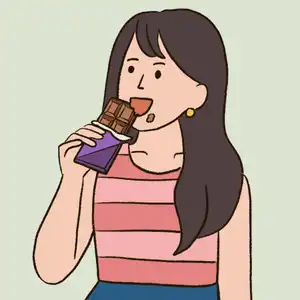
#> input picture app/anim2/image13.webp, 300 x 300 px
$ python audit.py
#> lines starting #> are read from the running program, lines starting #| are printed output that depends on the picture
#!/usr/bin/env python3
"""Аудит качества «Речки»: звуки, картинки, прохождение игр на экране телефона.

Запуск:  python3 tools/audit.py [--only assets|ui] [--root DIR] [--games 1,5] [--mic]
Результат: audit-out/ (report.md, audio.csv, images.csv, ui.json, contact-sheet.png, ui/NN-*/)
Подробности — в AUDIT.md. Это отправная точка: пороги и эвристики можно подстраивать.
"""
import argparse, base64, csv, functools, hashlib, http.server, io, json, os, random, re
import shutil, socketserver, statistics, subprocess, sys, threading, time
from pathlib import Path

REPO = Path(__file__).resolve().parent.parent
SKIP_DIRS = {".git", "node_modules", "audit-out", "__pycache__", ".venv", "venv"}
IMG_EXT = {".png", ".jpg", ".jpeg", ".webp", ".gif"}
AUD_EXT = {".mp3", ".ogg", ".oga", ".wav", ".m4a", ".aac", ".webm", ".opus", ".flac"}
DATA_URI = re.compile(rb"data:(image|audio)/([a-zA-Z0-9.+-]+);base64,([A-Za-z0-9+/=]{200,})")

# Пороги (см. AUDIT.md)
TH = dict(
    lufs_dev=4.0,          # отклонение от медианы группы, LU
    lufs_quiet=-32.0, lufs_loud=-12.0,  # абсолютные пределы громкости
    peak_max=-1.0,         # dBFS
    lead_sil=0.15, lead_sil_short=0.08, tail_sil=0.30,  # с
    dur_effect=1.5, dur_long=4.0,                       # с
    img_kb=300, img_side_max=2048, img_side_min=160,
    img_empty_margin=0.45,  # доля пустой площади вокруг предмета
    img_sharp_min=6.0,      # ниже — вероятно размыто (эвристика)
    tap_min=48, react_ok=150, react_max=300,            # px, мс
    upscale=0.8, overscale=3.0,
)


def log(*a):
    print(*a, flush=True)


# ---------------------------------------------------------------- поиск медиа
def collect_media(out: Path):
    """Файлы звуков/картинок + встроенные data:URI из .js/.html. Встроенные распаковываются в out/embedded."""
    emb = out / "embedded"
    emb.mkdir(parents=True, exist_ok=True)
    items, seen = [], set()
    for root, dirs, files in os.walk(REPO):
        dirs[:] = [d for d in dirs if d not in SKIP_DIRS]
        for f in files:
            p = Path(root) / f
            ext = p.suffix.lower()
            rel = str(p.relative_to(REPO))
            if ext in IMG_EXT or ext in AUD_EXT:
                kind = "image" if ext in IMG_EXT else "audio"
                if ext == ".webm" and "video" in rel.lower():
                    continue
                items.append(dict(kind=kind, path=p, name=rel, src=rel))
            elif ext in {".js", ".html", ".htm", ".css", ".json"}:
                try:
                    data = p.read_bytes()
                except OSError:
                    continue
                for m in DATA_URI.finditer(data):
                    kind, sub, b64 = m.group(1).decode(), m.group(2).decode().lower(), m.group(3)
                    h = hashlib.sha1(b64).hexdigest()[:10]
                    if h in seen:
                        continue
                    seen.add(h)
                    # ближайший ключ перед data: — для понятного имени
                    before = data[max(0, m.start() - 120):m.start()].decode("utf-8", "ignore")
                    keys = re.findall(r"[\"']?([\w\u0400-\u04FF.\- ]{2,40})[\"']?\s*[:=]\s*[\"'`]?$", before)
                    label = (keys[-1] if keys else "") or "item"
                    label = re.sub(r"[^\w\u0400-\u04FF.-]+", "_", label).strip("_")[:40] or "item"
                    ext2 = {"jpeg": "jpg", "svg+xml": "svg", "mpeg": "mp3", "x-wav": "wav", "wave": "wav"}.get(sub, sub)
                    fp = emb / f"{label}-{h}.{ext2}"
                    try:
                        fp.write_bytes(base64.b64decode(b64))
                    except Exception:
                        continue
                    items.append(dict(kind=kind, path=fp, name=f"{label} ({fp.name})", src=rel))
#> pass 2 of the loop in collect_media, `for root, dirs, files in os.walk(REPO):`:
    return items


# ---------------------------------------------------------------- звуки
def _ff(args):
    r = subprocess.run(["ffmpeg", "-hide_banner", "-nostats", *args], capture_output=True, text=True)
    return r.stderr


# [103 lines left out: functions audio_info, audio_group, check_audio, not called in this run]


# ---------------------------------------------------------------- картинки
def check_images(items):
    from PIL import Image, ImageFilter, ImageStat
    rows = []
    for i in items:
        p = i["path"]
        r = dict(name=i["name"], src=i["src"], kb=round(p.stat().st_size / 1024, 1))
        f = []
        if p.suffix.lower() == ".svg":
            r["flags"] = ""
            rows.append(r)
            continue
        try:
            im = Image.open(p)
#> im is the input picture: PIL image 300x300 RGBA; mean R, G, B, A 190.8, 175.4, 162.7, 255
            im.load()
        except Exception:
            r["flags"] = "не открывается"
            rows.append(r)
            continue
        w, h = im.size
#> w = 300; h = 300
        r.update(w=w, h=h, mode=im.mode)
        if r["kb"] > TH["img_kb"]:
            f.append(f"тяжёлая ({r['kb']:.0f} КБ)")
        if max(w, h) > TH["img_side_max"]:
            f.append(f"очень большая ({w}×{h})")
        if max(w, h) < TH["img_side_min"]:
            f.append(f"маленькая ({w}×{h}) — может быть размытой")
        if im.mode in ("RGBA", "LA", "P"):
            a = im.convert("RGBA").getchannel("A").point(lambda v: 255 if v > 8 else 0)
#> a: PIL image 300x300 L; every value is 255
            bb = a.getbbox()
#> bb = (0, 0, 300, 300)
            if bb:
                fill = (bb[2] - bb[0]) * (bb[3] - bb[1]) / (w * h)
#> fill = 1
                r["content_share"] = round(fill, 2)
                if 1 - fill > TH["img_empty_margin"]:
                    f.append(f"пустые поля {round((1 - fill) * 100)}% — предмет мелкий")
        g = im.convert("L")
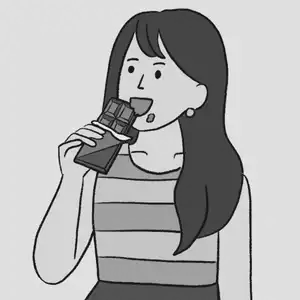
#> g: PIL image 300x300 L; min 0, max 255, mean 178.4
        g.thumbnail((256, 256))
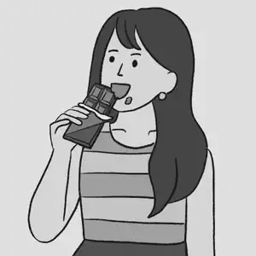
#> g: PIL image 256x256 L; min 0, max 252, mean 178.4
        sharp = ImageStat.Stat(g.filter(ImageFilter.FIND_EDGES)).stddev[0]
#> sharp = 63.22
        r["sharpness"] = round(sharp, 1)
        if sharp < TH["img_sharp_min"]:
            f.append("возможно размыта")
        r["flags"] = "; ".join(f)
        rows.append(r)
#> pass 2 of the loop in check_images, `for i in items:`:
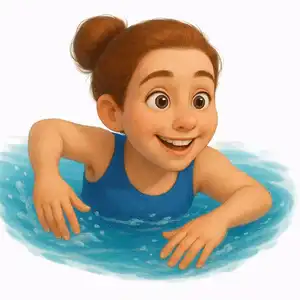
#> input picture app/anim/a_0313c1a67bf9.webp, 300 x 300 px
#> in check_images, im is the input picture: PIL image 300x300 RGBA; mean R, G, B, A 192, 185.1, 173.5, 255
#> in check_images, `g = im.convert("L")`:
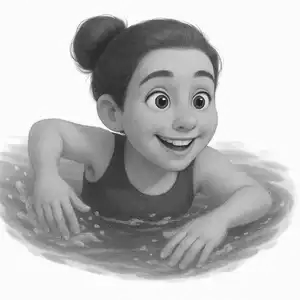
#> g: PIL image 300x300 L; min 22, max 255, mean 185.7
#> sharp = 38.89
#> in main, `images = check_images([m for m in media if m["kind"] == "image"])`: images = 2 items
    return rows


# ---------------------------------------------------------------- сервер
def find_root(arg):
    if arg:
        return (REPO / arg).resolve()
    for c in ["dist", "build", "site", "public", "app", ".", "src"]:
        if (REPO / c / "index.html").exists():
            return (REPO / c).resolve()
    hits = sorted(REPO.glob("**/index.html"), key=lambda p: len(p.parts))
    hits = [h for h in hits if not (set(h.relative_to(REPO).parts) & SKIP_DIRS)]
    if hits:
        return hits[0].parent
    return None


# [14 lines left out: function serve, not called in this run]


# ---------------------------------------------------------------- игры
JS_CANDIDATES = r"""
([sel, minSize]) => {
  const vis = e => { const r = e.getBoundingClientRect(), s = getComputedStyle(e);
    return r.width > 0 && r.height > 0 && s.visibility !== 'hidden' && s.display !== 'none' &&
      +s.opacity > 0.05 && r.bottom > 0 && r.right > 0 && r.top < innerHeight && r.left < innerWidth; };
  let els;
  if (sel) els = [...document.querySelectorAll(sel)];
  else els = [...document.querySelectorAll('button,a,[onclick],[role=button],[data-game],[data-id],[draggable=true],.tile,.card,.btn,img,div,span')]
    .filter(e => { const s = getComputedStyle(e);
      return e.matches('button,a,[onclick],[role=button],[data-game],.tile,.card,.btn') || s.cursor === 'pointer' ||
             typeof e.onclick === 'function' || typeof e.onpointerdown === 'function' || typeof e.ontouchstart === 'function'; });
  els = els.filter(vis).filter(e => { const r = e.getBoundingClientRect(); return r.width >= minSize && r.height >= minSize; });
  els = els.filter(e => !els.some(o => o !== e && o.contains(e)));   // только самые внешние
  return els.map((e, i) => { const r = e.getBoundingClientRect();
    return {i, x: r.left + r.width / 2, y: r.top + r.height / 2, w: r.width, h: r.height,
            text: (e.innerText || e.getAttribute('aria-label') || e.title || e.alt || '').trim().replace(/\s+/g, ' ').slice(0, 40),
            id: e.id || '', cls: (typeof e.className === 'string' ? e.className : '').slice(0, 60)}; });
}
"""

JS_LAYOUT = r"""
([tapMin, up, over]) => {
  const dpr = devicePixelRatio, out = {overflowX: document.documentElement.scrollWidth > innerWidth + 1,
    offscreen: [], smallTap: [], upscaled: [], overscaled: [], smallText: []};
  const vis = e => { const r = e.getBoundingClientRect(), s = getComputedStyle(e);
    return r.width > 0 && r.height > 0 && s.visibility !== 'hidden' && s.display !== 'none' && +s.opacity > 0.05; };
  const name = e => (e.id ? '#' + e.id : '') + (typeof e.className === 'string' && e.className ? '.' + e.className.split(/\s+/).slice(0,2).join('.') : '') || e.tagName.toLowerCase();
  for (const e of document.querySelectorAll('body *')) {
    if (!vis(e)) continue;
    const r = e.getBoundingClientRect(), s = getComputedStyle(e);
    if (s.position !== 'fixed' && (r.right > innerWidth + 2 || r.left < -2) && r.width < innerWidth * 1.5 && r.top < innerHeight)
      out.offscreen.push(name(e));
    const clickable = e.matches('button,a,[onclick],[role=button]') || s.cursor === 'pointer';
    if (clickable && (r.width < tapMin || r.height < tapMin) && r.top < innerHeight)
      out.smallTap.push(`${name(e)} ${Math.round(r.width)}×${Math.round(r.height)}`);
    if (e.tagName === 'IMG' && e.naturalWidth && r.top < innerHeight) {
      const need = r.width * dpr, nm = (e.currentSrc || e.src || '').slice(0, 80).replace(/^data:([^;]+);base64,.*/, 'data:$1');
      if (e.naturalWidth < need * up) out.upscaled.push(`${nm} ${e.naturalWidth}px → нужно ${Math.round(need)}px`);
      if (e.naturalWidth > need * over && e.naturalWidth > 600) out.overscaled.push(`${nm} ${e.naturalWidth}px на ${Math.round(r.width)}px`);
    }
    if (e.childNodes.length && [...e.childNodes].some(n => n.nodeType === 3 && n.textContent.trim()) && parseFloat(s.fontSize) < 14)
      out.smallText.push(`${name(e)} ${s.fontSize}`);
  }
  for (const k of ['offscreen','smallTap','upscaled','overscaled','smallText']) out[k] = [...new Set(out[k])].slice(0, 15);
  return out;
}
"""


# [20 lines left out: functions _png_diff, measure_reaction, not called in this run]


def slug(s):
    s = re.sub(r"[^\w\u0400-\u04FF]+", "-", s or "").strip("-").lower()
    return s[:30] or "game"


def run_ui(args, out: Path):
    from playwright.sync_api import sync_playwright
    root = find_root(args.root)
    if not root:
        log("! Не нашёл index.html. Соберите приложение и укажите --root.")
        return None
    log(f"Приложение: {root.relative_to(REPO) if root != REPO else '.'}")
    srv, url = serve(root)
    w, h = (int(v) for v in args.size.lower().split("x"))
    uidir = out / "ui"
    uidir.mkdir(parents=True, exist_ok=True)
    rnd = random.Random(args.seed)
    launch_args = ["--autoplay-policy=no-user-gesture-required"]
    if args.mic:
        launch_args += ["--use-fake-ui-for-media-stream", "--use-fake-device-for-media-stream"]
    result = dict(url=url, size=args.size, mic=args.mic, home={}, games=[])

    # [14 lines left out: functions new_ctx, attach_logs, not called in this run]

    with sync_playwright() as pw:
        browser = pw.chromium.launch(args=launch_args)
        # --- главный экран
        ctx = new_ctx(browser)
        page = ctx.new_page()
        logs = []
        attach_logs(page, logs)
        t0 = time.perf_counter()
        page.goto(url, wait_until="load")
        page.wait_for_timeout(args.wait)
        result["home"]["load_ms"] = round((time.perf_counter() - t0) * 1000)
        page.screenshot(path=str(uidir / "00-home.png"))
        page.screenshot(path=str(uidir / "00-home-full.png"), full_page=True)
        tiles = page.evaluate(JS_CANDIDATES, [args.tile_selector, 56])
        tiles = [t for t in tiles if t["w"] * t["h"] < w * h * 0.6]
        result["home"].update(layout=page.evaluate(JS_LAYOUT, [TH["tap_min"], TH["upscale"], TH["overscale"]]),
                              console=logs, tiles=[{k: t[k] for k in ("text", "id", "cls", "w", "h")} for t in tiles])
        # плитки ниже экрана: прокрутка
        full_h = page.evaluate("document.documentElement.scrollHeight")
        ctx.close()
        log(f"Главный экран: найдено плиток {len(tiles)} (высота страницы {full_h}px)")
        if not tiles:
            log("! Плитки игр не найдены. Укажите --tile-selector (см. src/body.html).")

        wanted = None
        if args.games:
            wanted = {int(x) for x in args.games.split(",") if x.strip()}
        for n, tile in enumerate(tiles, 1):
            if wanted and n not in wanted:
                continue
            gdir = uidir / f"{n:02d}-{slug(tile['text'] or tile['id'] or tile['cls'])}"
            if gdir.exists():
                shutil.rmtree(gdir)
            gdir.mkdir()
            vdir = gdir / "_v"
            ctx = new_ctx(browser, vdir)
            page = ctx.new_page()
            logs = []
            attach_logs(page, logs)
            g = dict(n=n, tile=tile["text"] or tile["id"] or tile["cls"], dir=gdir.name, steps=[], console=logs)
            try:
                page.goto(url, wait_until="load")
                page.wait_for_timeout(args.wait)
                cur = page.evaluate(JS_CANDIDATES, [args.tile_selector, 56])
                cur = [t for t in cur if t["w"] * t["h"] < w * h * 0.6]
                if n - 1 >= len(cur):
                    raise RuntimeError("плитка пропала при повторной загрузке")
                t = cur[n - 1]
                if t["y"] > h - 10:
                    page.mouse.wheel(0, t["y"] - h / 2)
                    page.wait_for_timeout(400)
                    cur = page.evaluate(JS_CANDIDATES, [args.tile_selector, 56])
                    cur = [c for c in cur if c["w"] * c["h"] < w * h * 0.6]
                    t = cur[n - 1]
                g["enter_reaction_ms"] = measure_reaction(page, t["x"], t["y"])
                for ms, tag in ((300, "a"), (1200, "b"), (3000, "c")):
                    page.wait_for_timeout(ms if tag == "a" else ms - prev)
                    prev = ms
                    page.screenshot(path=str(gdir / f"enter-{tag}-{ms}ms.png"))
                g["layout"] = page.evaluate(JS_LAYOUT, [TH["tap_min"], TH["upscale"], TH["overscale"]])
                # несколько нажатий по карточкам
                for s in range(args.steps):
                    cands = page.evaluate(JS_CANDIDATES, [args.card_selector, 40])
                    # верхняя полоса (назад, шестерёнка) — мелкие кнопки выше 60 px не трогаем
                    cands = [c for c in cands if (c["y"] > 60 or c["h"] > 80) and c["w"] * c["h"] < w * h * 0.5]
                    if not cands:
                        page.wait_for_timeout(1500)
                        page.screenshot(path=str(gdir / f"step{s + 1}-nocards.png"))
                        g["steps"].append(dict(step=s + 1, note="нет карточек для нажатия"))
                        continue
                    c = rnd.choice(cands)
                    react = measure_reaction(page, c["x"], c["y"])
                    page.wait_for_timeout(250)
                    page.screenshot(path=str(gdir / f"step{s + 1}-after250ms.png"))
                    page.wait_for_timeout(1500)
                    page.screenshot(path=str(gdir / f"step{s + 1}-after1750ms.png"))
                    g["steps"].append(dict(step=s + 1, tapped=c["text"] or c["cls"], cards=len(cands), reaction_ms=react))
                    # двойное быстрое нажатие на случай двойного засчёта — смотреть в видео
                    if s == 1:
                        page.touchscreen.tap(c["x"], c["y"])
                        page.touchscreen.tap(c["x"], c["y"])
                        page.wait_for_timeout(800)
                        page.screenshot(path=str(gdir / f"step{s + 1}-doubletap.png"))
            except Exception as e:
                g["error"] = str(e)[:300]
                try:
                    page.screenshot(path=str(gdir / "error.png"))
                except Exception:
                    pass
            ctx.close()
            vids = list(vdir.glob("*.webm"))
            if vids:
                vids[0].rename(gdir / "video.webm")
            shutil.rmtree(vdir, ignore_errors=True)
            rs = [x["reaction_ms"] for x in g["steps"] if x.get("reaction_ms")]
            g["reaction_med_ms"] = round(statistics.median(rs)) if rs else None
            g["no_reaction"] = sum(1 for x in g["steps"] if "reaction_ms" in x and x["reaction_ms"] is None)
            result["games"].append(g)
            log(f"  {n:02d} {g['tile'][:30]:30} отклик {g['reaction_med_ms']} мс, ошибок консоли {len(logs)}"
                + (f", СБОЙ: {g['error'][:60]}" if g.get("error") else ""))
        browser.close()
    srv.shutdown()
    (out / "ui.json").write_text(json.dumps(result, ensure_ascii=False, indent=1), encoding="utf-8")
    contact_sheet(uidir, out / "contact-sheet.png")
    return result


# [21 lines left out: function contact_sheet, not called in this run]


# ---------------------------------------------------------------- отчёт
def write_csv(path, rows):
    if not rows:
        return
    keys = []
    for r in rows:
        keys += [k for k in r if k not in keys]
#> this loop made 2 passes
    with open(path, "w", newline="", encoding="utf-8") as f:
        wr = csv.DictWriter(f, keys)
        wr.writeheader()
        wr.writerows(rows)


def report(out, audio, med, images, ui):
    L = [f"# Аудит — сводка ({time.strftime('%Y-%m-%d %H:%M')})", ""]
    if audio is not None:
        bad = [r for r in audio if r["flags"]]
        L += ["## Звуки", f"Всего {len(audio)}, с замечаниями {len(bad)}. "
              + "Медиана громкости по группам: " + ", ".join(f"{g} {v:.1f} LUFS" for g, v in med.items()), ""]
        for r in sorted(bad, key=lambda r: r["name"])[:80]:
            L.append(f"- `{r['name']}` ({r['src']}, {r['group']}): {r['flags']}")
        L.append("")
    if images is not None:
        bad = [r for r in images if r.get("flags")]
#> bad = []
        tot = sum(r["kb"] for r in images)
#> tot = 206.5
        L += ["## Картинки", f"Всего {len(images)} ({tot / 1024:.1f} МБ), с замечаниями {len(bad)}.", ""]
#> L = ['# Аудит — сводка (2026-12-05 20:24)', '', '## Картинки', 'Всего 2 (0.2 МБ), с замечаниями 0.', '']
        for r in sorted(bad, key=lambda r: -r["kb"])[:80]:
            L.append(f"- `{r['name']}` ({r.get('w')}×{r.get('h')}, {r['kb']:.0f} КБ): {r['flags']}")
#> this loop made 0 passes
        L.append("")
    if ui:
        L += ["## Игры на экране " + ui["size"] + (" (с микрофоном)" if ui["mic"] else " (без микрофона)"), ""]
        hl = ui["home"].get("layout", {})
        L.append(f"Главный экран: загрузка {ui['home'].get('load_ms')} мс, плиток {len(ui['home'].get('tiles', []))}, "
                 f"ошибок консоли {len(ui['home'].get('console', []))}"
                 + (", ЕСТЬ горизонтальная прокрутка" if hl.get("overflowX") else ""))
        L += ["", "| № | Игра | Вход, мс | Отклик (медиана), мс | Без реакции | Консоль | Вёрстка | Сбой |",
              "|---|---|---|---|---|---|---|---|"]
        for g in ui["games"]:
            lay = g.get("layout", {})
            lay_s = ", ".join(f"{k} {len(v)}" for k, v in lay.items() if isinstance(v, list) and v)
            if lay.get("overflowX"):
                lay_s = "прокрутка вбок; " + lay_s
            r = g.get("reaction_med_ms")
            r_s = f"{r}" + (" ⚠" if r and r > TH["react_max"] else "")
            L.append(f"| {g['n']} | {g['tile'][:28]} | {g.get('enter_reaction_ms')} | {r_s} | {g.get('no_reaction')} | "
                     f"{len(g['console'])} | {lay_s or '—'} | {g.get('error', '')[:50]} |")
        L += ["", "Подробности: `ui.json` (списки элементов, тексты ошибок консоли), скриншоты и видео — `ui/NN-*/`.",
              "Отклик меряется по изменению экрана после нажатия; «Без реакции» — экран не изменился за 600 мс.", ""]
    (out / "report.md").write_text("\n".join(L), encoding="utf-8")


def main():
    ap = argparse.ArgumentParser(description=__doc__, formatter_class=argparse.RawDescriptionHelpFormatter)
    ap.add_argument("--only", choices=["assets", "audio", "images", "ui"])
    ap.add_argument("--root", help="папка с index.html приложения")
    ap.add_argument("--out", default="audit-out")
    ap.add_argument("--games", help="номера игр через запятую")
    ap.add_argument("--steps", type=int, default=6, help="нажатий в каждой игре")
    ap.add_argument("--wait", type=int, default=2500, help="ожидание после загрузки, мс")
    ap.add_argument("--size", default="360x780")
    ap.add_argument("--mic", action="store_true")
    ap.add_argument("--seed", type=int, default=1)
    ap.add_argument("--tile-selector", default=None, help="CSS-селектор плиток игр на главном экране")
    ap.add_argument("--card-selector", default=None, help="CSS-селектор карточек внутри игры")
    args = ap.parse_args()
    out = (REPO / args.out).resolve()
    out.mkdir(parents=True, exist_ok=True)

    audio = med = images = ui = None
    if args.only in (None, "assets", "audio", "images"):
        media = collect_media(out)
        if args.only in (None, "assets", "audio"):
            if shutil.which("ffmpeg"):
                log(f"Звуки: {sum(m['kind'] == 'audio' for m in media)} …")
                audio, med = check_audio([m for m in media if m["kind"] == "audio"])
                write_csv(out / "audio.csv", audio)
            else:
                log("! Нет ffmpeg — звуки пропущены (apt-get install -y ffmpeg)")
        if args.only in (None, "assets", "images"):
            log(f"Картинки: {sum(m['kind'] == 'image' for m in media)} …")
            images = check_images([m for m in media if m["kind"] == "image"])
            write_csv(out / "images.csv", images)
    if args.only in (None, "ui"):
        ui = run_ui(args, out)
    report(out, audio, med or {}, images, ui)
    log(f"\nГотово: {out.relative_to(REPO)}/report.md")


if __name__ == "__main__":
    main()
